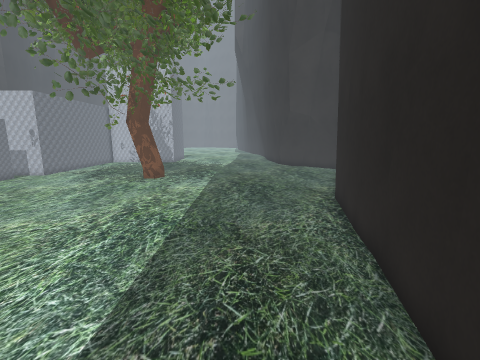
view 1 (above)

17 first-person views from a walk through a scene from a Unity 3-D project. The camera is 1.4 m above the floor, tilts 10° down and sees 90° across. The floor is counted in squares, 0.5 m on a side. Each view is taken from the middle of a square. On the plan, view 1 faces up. The plan holds only what a view shows up to about 18 squares ahead; the rest is blank. The place goes on beyond the plan. The player character is not drawn. Some animated figures are left out. Some surface patterns are stand-ins.

view 2
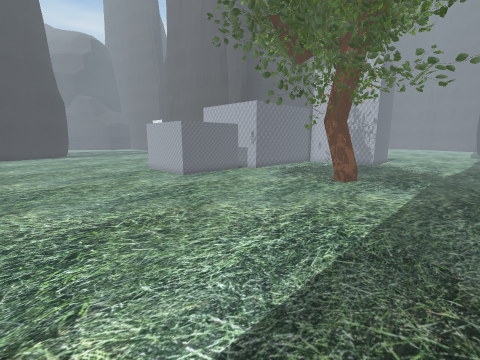

view 3
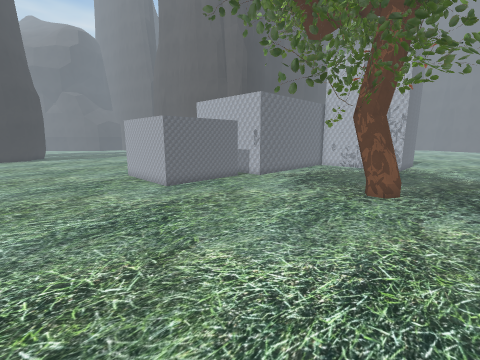

view 4
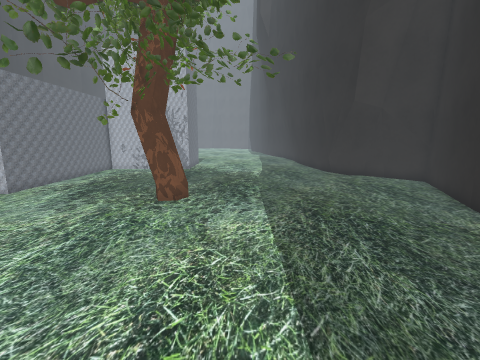

view 5
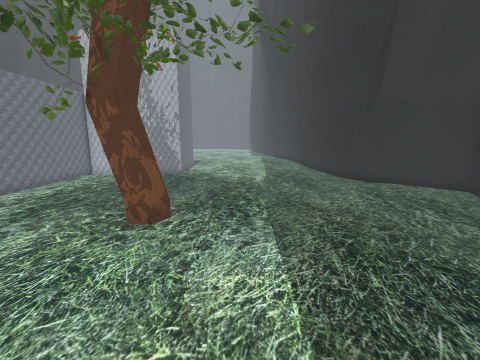

view 6
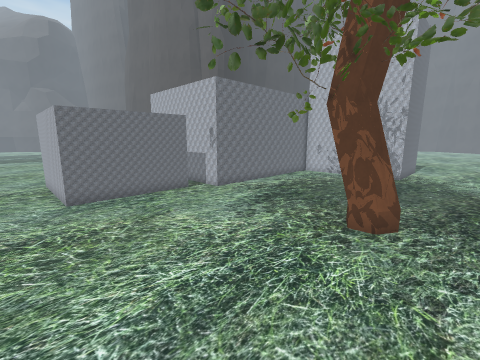

view 7
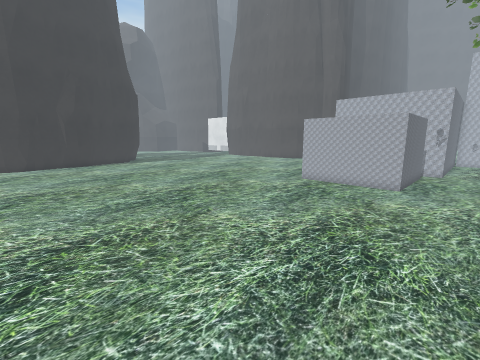

view 8
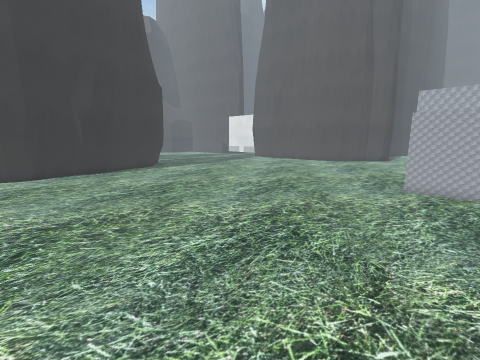

view 9
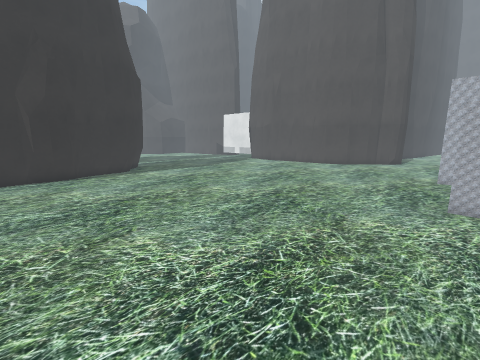

view 10
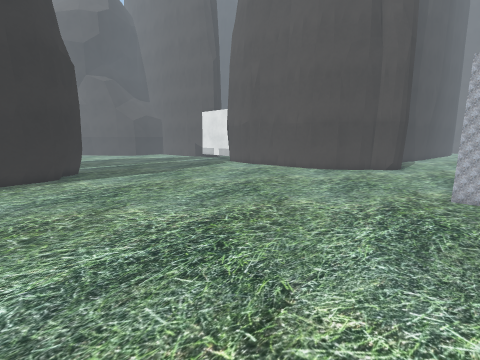

view 11
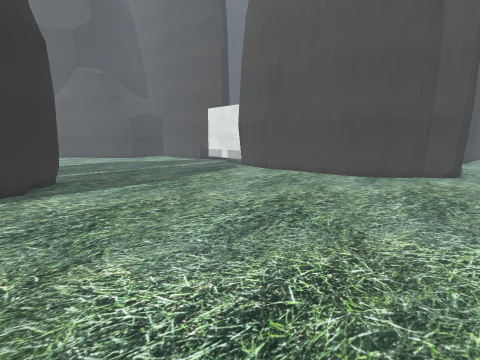

view 12
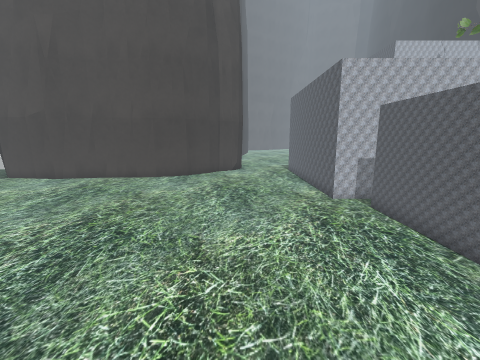

view 13
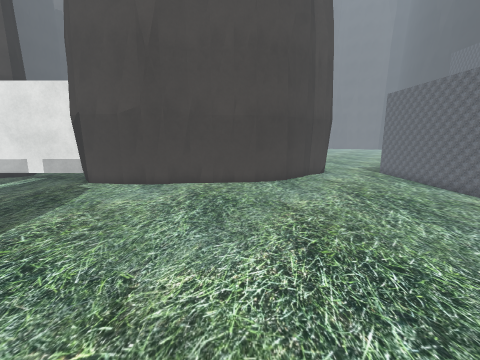

view 14
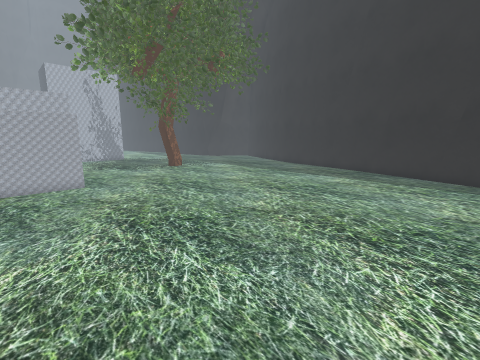

view 15
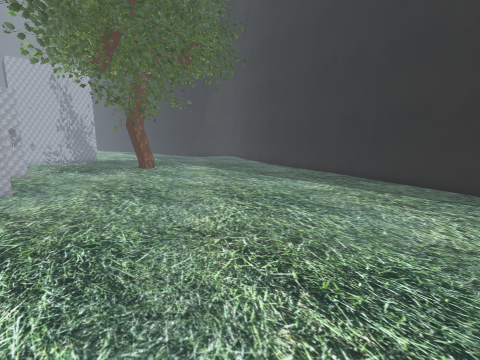

view 16
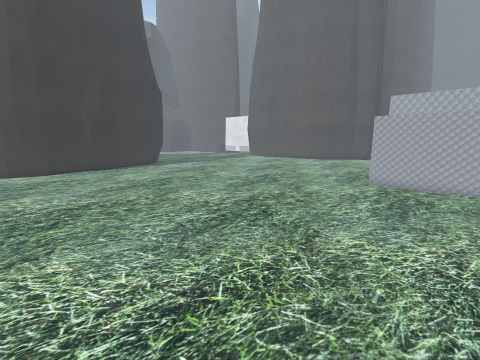

view 17
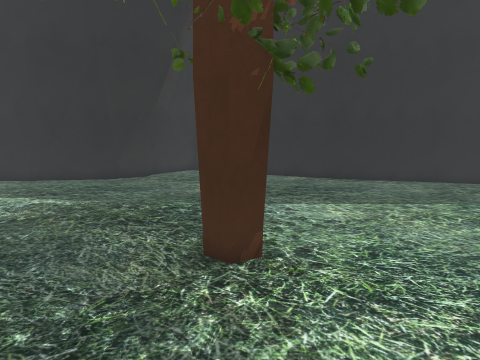

### Floor plan
Points are (right, up) in squares from view 1. A wall is a line through its corners. A room is listed if a view was taken in it or the views show most of it. See-through windows are left out.
Room 1 (views 1, 2, 3, 4, 5, 6, 7, 8, 9, 10, 11, 12, 13, 14, 15, 16, 17)
walls: (-21.6, 12) (-21.6, 16.6); (-15.8, 16.6) (-15.8, 10.7) (-21.6, 10.7); (-20.9, 17.8) (-22.7, 17.8) (-22.7, 27.4); (-14.7, 27.4) (-14.7, 17.8) (-17.9, 17.8); (-31, 24.8) (-33.1, 24.1); (-30.6, 25.3) (-30.8, 25) (-31.8, 24.4); (-29.1, 26.7) (-29.4, 26.2) (-30.9, 24.9); (-28.3, 27.2) (-28.8, 27); (-28.7, 27) (-29.3, 26.3); (-27.8, 27.6) (-28.4, 27.2); (-32.9, 24.2) (-35.2, 23.8); (-34.5, 23.8) (-37.1, 23.7) (-38.4, 23.4); (-36.9, 23.8) (-37.8, 23.6); (-41.4, 6.4) (-41.1, 3.8); (-40, 1.4) (-40, 0.5) (-40.2, 0); (-40.5, 2.4) (-40.4, 1.3); (-41, 3.9) (-40.7, 2.8); (-40.6, 2.6) (-40.1, 2.4); (-40.9, 3.5) (-40.2, 2.1); (4, 9.1) (4.4, 11); (1.9, 0.3) (4.6, 11); (-42.1, 7.4) (-41.5, 6.8) (-41.3, 6.4); (-42.3, 8) (-41.9, 7.4); (4.4, 10.9) (7.6, 18.3); (-40.2, -0.1) (-39.9, -2.5); (-38.4, 23.3) (-39.6, 23.1) (-40.5, 23.2); (-42.6, 7.9) (-41.5, 7.1) (-40.9, 3.8); (-40.1, -1.2) (-39.8, -1.9); (-39.8, -1.8) (-39.6, -2.8) (-40.2, -4.8); (-40.1, -1.3) (-39.8, -1.8) (-39.8, -3.2); (-42.9, 8.5) (-42.5, 8.3) (-42.1, 7.6); (-42.9, 8.5) (-42.5, 7.8) (-42.2, 7.6); (-39.7, -2.3) (-40, -3.9); (0, -5.1) (2, 1); (-39.8, 23.2) (-41.2, 23.2); (-41, 23.3) (-43.5, 23.7) (-44.1, 24.1); (-40.1, -4.7) (-40.4, -5.1); (4.3, 23.8) (4.1, 24) (3.7, 25.3); (3.8, 25.1) (3.5, 27.6); (6.3, 22.9) (4.8, 23) (4.2, 24); (7.5, 21.6) (6.1, 23) (5, 23.1) (4.1, 24.7); (7.5, 22) (6.2, 23.3) (5.2, 23.4)
low walls: (-41.1, 6.5) (-40.9, 5.2); (-40.1, 2.4) (-39.9, 1.4) (-40.2, -0.1); (-41.3, 5.1) (-41.1, 3.8); (-41.7, 7) (-41.4, 6.4); (-40.6, 2.2) (-40.4, 1.3); (-42, 7.1) (-41.7, 6.8); (-42.6, 7.8) (-42.2, 7.4); (-43.3, 8.2) (-42.8, 7.6); (-43.4, 8) (-43.1, 7.6); (-43.5, 8.5) (-43, 8.2) (-42.8, 7.8); (4.1, 24.7) (3.9, 25.3); (5.2, 23.4) (4.1, 25.3) (3.7, 27.5); (4.3, 25.2) (4.1, 25.6); (7.6, 22.2) (7, 22.7); (7.6, 22.4) (6.3, 23.5) (5.3, 23.6) (4.5, 25)
objects: other object (-9, 16) to (-6, 18)

Where each view was taken, in squares from view 1:
view 1: 0 up, 0 right, facing up
view 2: 1 up, 0 right, facing up-left
view 3: 4 up, 3 left, facing up-left
view 4: 6 up, 3 left, facing up
view 5: 9 up, 3 left, facing up
view 6: 9 up, 4 left, facing up-left
view 7: 4 down, 13 left, facing up-left
view 8: 4 down, 19 left, facing up-left
view 9: 1 down, 21 left, facing up-left
view 10: 4 up, 22 left, facing up-left
view 11: 6 up, 26 left, facing up-left
view 12: 7 up, 27 left, facing up
view 13: 9 up, 34 left, facing up
view 14: 5 down, 19 left, facing up-right
view 15: 5 down, 16 left, facing up-right
view 16: 5 down, 17 left, facing up-left
view 17: 17 up, 12 left, facing right
